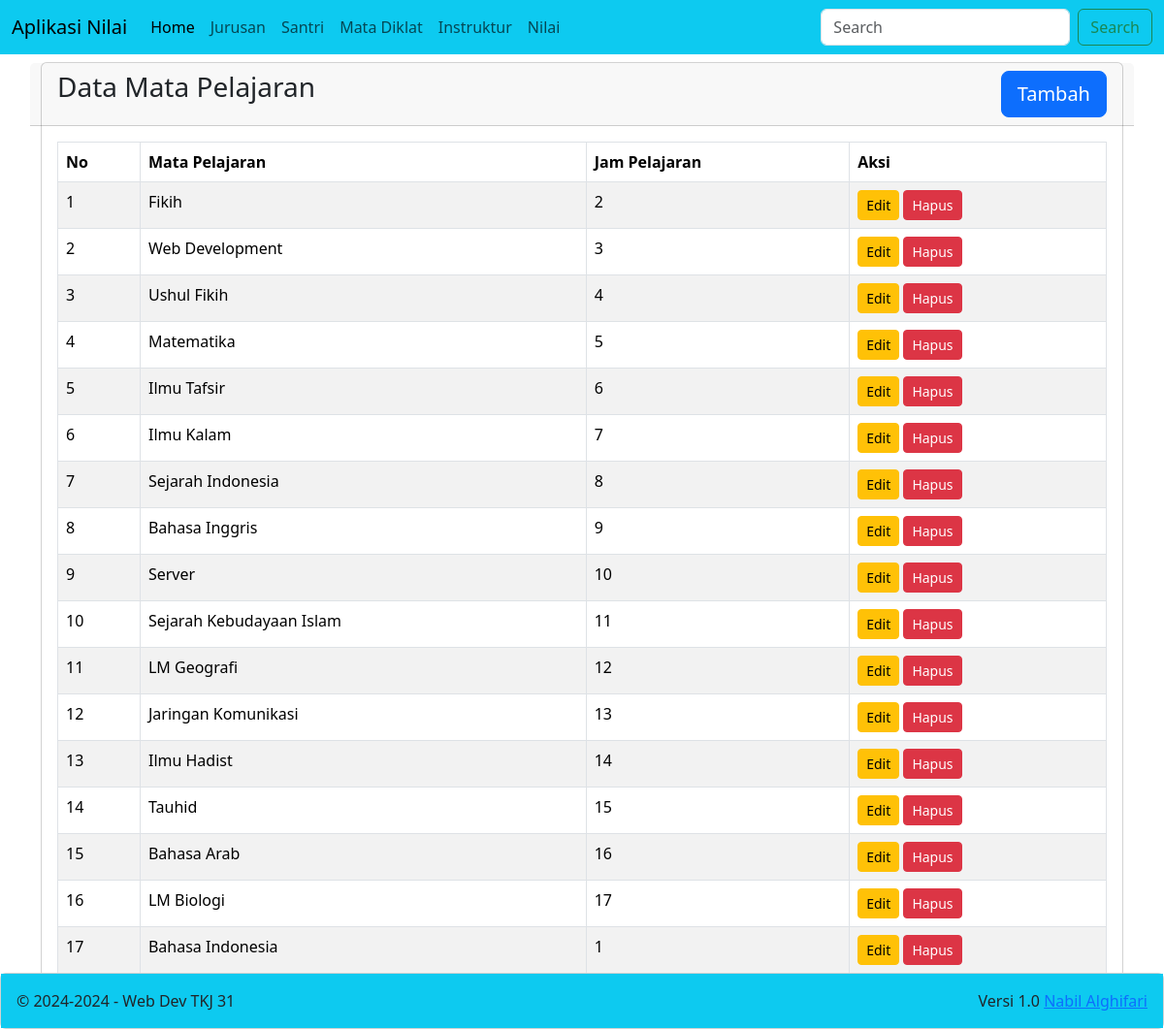
The app's page /?m=matadiklat with its own data.
### tables this page shows
CREATE TABLE `subjects` (
  `id` int(11) NOT NULL,
  `subject` varchar(75) NOT NULL,
  `hours` int(11) NOT NULL
);

### matadiklat/view.php (the view)
<div class="row">
    <div class="col-12">
        <div class="card">
            <div class="card-header row">
                <div class="card-title h3 col-8">Data Mata Pelajaran</div>
                <div class="col-4">
                    <a href="?m=matadiklat&s=add" class="btn btn-lg btn-primary float-end">Tambah</a>
                </div>
            </div>
            <div class="card-body">
                <table class="table table-bordered table-striped table-hover">
                    <thead>
                        <tr>
                            <th>No</th>
                            <th>Mata Pelajaran</th>
                            <th>Jam Pelajaran</th>
                            <th>Aksi</th>
                        </tr>
                    </thead>
                    <tbody>
                        <?php
                        include_once('config.php');
                        $sql = "SELECT * FROM subjects";
                        $result = mysqli_query($con, $sql);
                        if (mysqli_num_rows($result)) {
                            $no = 1;
                            while ($r = mysqli_fetch_assoc($result)) {
                                echo '<tr>
                                    <td>'.$no.'</td>
                                    <td>'.$r['subject'].'</td>
                                    <td>'.$r['hours'].'</td>
                                    <td>
                                        <a href="?m=matadiklat&s=edit&id='.$r['id'].'" class="btn btn-warning btn-sm">Edit</a>
                                        <a href="?m=matadiklat&s=delete&id='.$r['id'].'" class="btn btn-danger btn-sm" onclick="return confirm(\'Yakin mata pelajaran akan dihapus?\')">Hapus</a>
                                    </td>
                                </tr>';
                                $no++;
                            }
                        } else {
                            echo '<tr>
                                <td colspan="5" align="center">Data Kosong</td>
                                </tr>';
                        }
                        ?>
                    </tbody>
                </table>
            </div>
        </div>
    </div>
</div>
                    </div>

### records on screen
subjects: subject "Fikih", hours "2"
subjects: subject "Web Development", hours "3"
subjects: subject "Ushul Fikih", hours "4"
subjects: subject "Matematika", hours "5"
subjects: subject "Ilmu Tafsir", hours "6"
subjects: subject "Ilmu Kalam", hours "7"
subjects: subject "Sejarah Indonesia", hours "8"
subjects: subject "Bahasa Inggris", hours "9"
subjects: subject "Server", hours "10"
subjects: subject "Sejarah Kebudayaan Islam", hours "11"
subjects: subject "LM Geografi", hours "12"
subjects: subject "Jaringan Komunikasi", hours "13"
subjects: subject "Ilmu Hadist", hours "14"
subjects: subject "Tauhid", hours "15"
subjects: subject "Bahasa Arab", hours "16"
subjects: subject "LM Biologi", hours "17"
subjects: subject "Bahasa Indonesia", hours "1"
